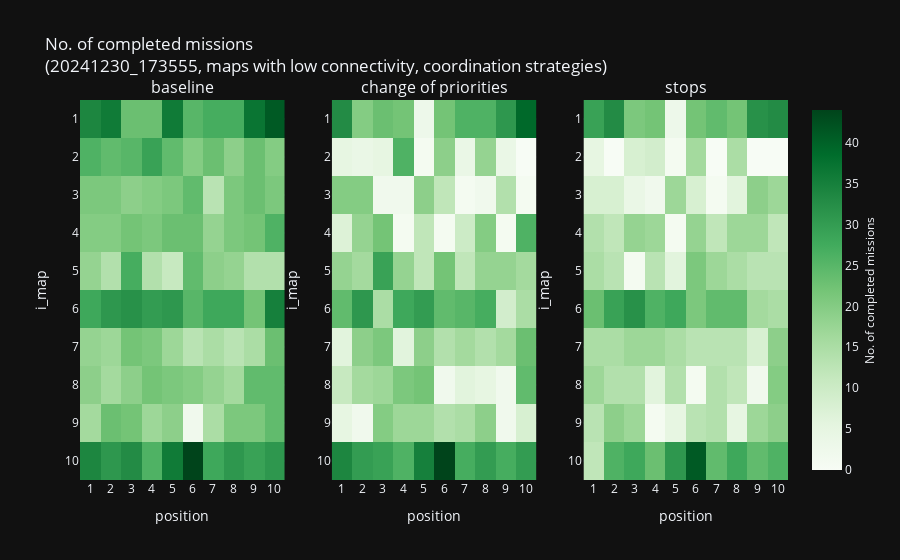
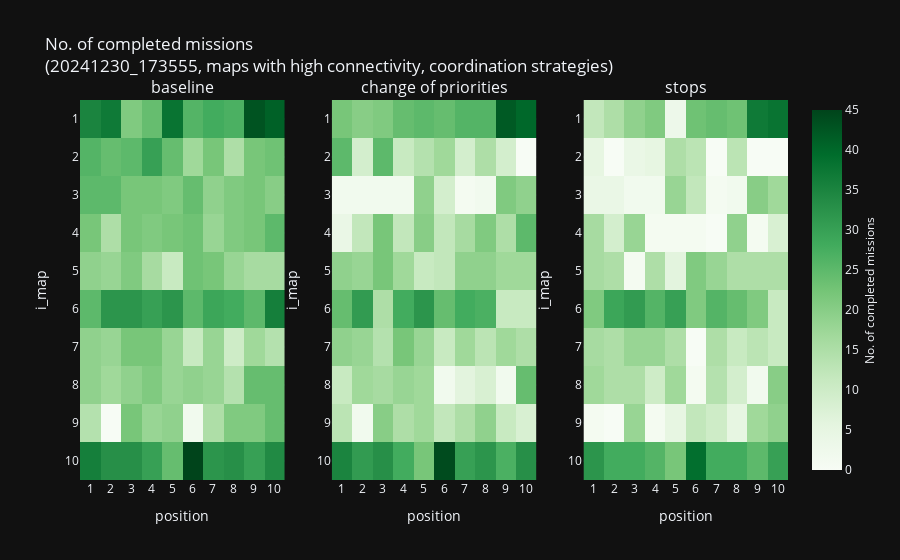

Notebook cell for these charts, in order:
### Code cell
def plot_df(*, runname, df, col_strategy, strategy, col_i, col_j, col_data):
    df = df[df[col_strategy] == strategy]
    df = df[~df['passhum']]
    heatmap_data = df[[col_i, col_j, col_data]].pivot(
        index=col_i, columns=col_j, values=col_data
    )

    # Create an interactive heatmap
    fig = px.imshow(
        heatmap_data,
        labels={"x": col_j, "y": col_i, "color": col_data},
        title=f"{runname}: {strategy}: {col_data}",
    )
    
    fig.update_traces(
        hovertemplate=(
            col_i + ": %{y}<br>" + col_j + ": %{x}<br>" + col_data + ": %{z}<extra></extra>"
        )
    )
    
    return heatmap_data, fig


def plot_df_all(runname, are_bridges, label_are_bridges):
    key2df = get_key2df(runname)
    df = key2df[are_bridges, True]
    """
    display(df)
    display(df.columns)
    df = df.drop(columns=['i_map', 'Positions variant', 'Coordination strategy']).reset_index()
    df['Coordination strategy'] = df['Coordination strategy'].apply(lambda s: 'baseline' if s == 'no' else s)
    df = df.sort_values(by=['i_map', 'Positions variant', 'Coordination strategy'])
    df = df.set_index(['i_map', 'Positions variant', 'Coordination strategy'])
    """
    
    # df = df[~df['passhum']]
    
    col_strategy = 'forcing'
    col_i = 'i_map'
    col_j = 'position'
    col_data ='No. of completed missions'
    
    strategies = df[col_strategy].unique()
    
    # Create subplots
    fig = make_subplots(
        rows=1,
        cols=len(strategies),
        subplot_titles=[f"{strategy}" for strategy in strategies],
        #shared_yaxes=True
    )
    
    for idx, strategy in enumerate(strategies):
        heatmap_data, heatmap_fig = plot_df(
            runname=runname, df=df, 
            col_strategy=col_strategy, strategy=strategy, 
            col_i=col_i, col_j=col_j, col_data=col_data,
        )
          
        # Add heatmap to the subplot
        for trace in heatmap_fig.data:
            trace.update(coloraxis="coloraxis")  # Link each subplot to the shared color axis
            fig.add_trace(trace, row=1, col=idx + 1)
        
        # Apply axis settings to each subplot
        xaxis_key = f"xaxis{idx + 1}" if idx > 0 else "xaxis"
        yaxis_key = f"yaxis{idx + 1}" if idx > 0 else "yaxis"
        
        fig.update_layout(**{
            xaxis_key: dict(
                title=col_j,
                tickmode="array",
                tickvals=list(heatmap_data.columns),
                ticktext=heatmap_data.columns.tolist(),
            ),
            yaxis_key: dict(
                title=col_i,
                tickmode="array",
                tickvals=list(heatmap_data.index),
                ticktext=heatmap_data.index.tolist(),
                autorange="reversed",  # Reverse the y-axis for top-to-bottom ticks
            )
        })
    
    # Update layout with shared color scale
    fig.update_layout(
        title=f"{col_data}<br>({runname}, {label_are_bridges}, coordination strategies)",
        coloraxis=dict(
            colorscale="Greens",  # Apply "Greens" color scale to the shared color axis
            colorbar=dict(
                title=col_data,
                titleside="right",  # Position the colorbar title vertically to the left
                titlefont=dict(size=12)  # Optional: Adjust font size for better appearance
            )
        )
    )
    
    # Display the figure
    fig.show()


"""
- No. of completed missions
- Average mission length
- Average CS density score

Hypotheses:
- less Average mission length -> more No. of completed
- less Average CS density score -> more No. of completed missions (& less collisions, etc.) 
"""

# Call the function
plot_df_all('20241230_173555', are_bridges=False, label_are_bridges='maps with low connectivity')
plot_df_all('20241230_173555', are_bridges=True, label_are_bridges='maps with high connectivity')

### Figure 1 — Plotly figure (JSON) as saved in the notebook; plotly's stock layout.template omitted (floating-point values rounded to 4 significant figures)
{"data": [{"coloraxis": "coloraxis", "hovertemplate": "i_map: %{y}<br>position: %{x}<br>No. of completed missions: %{z}<extra></extra>", "name": "0", "x": [1, 2, 3, 4, 5, 6, 7, 8, 9, 10], "xaxis": "x", "y": [1, 2, 3, 4, 5, 6, 7, 8, 9, 10], "yaxis": "y", "z": [[34, 36, 23, 23, 36, 25, 27, 27, 37, 41], [26, 24, 25, 29, 24, 20, 23, 19, 23, 20], [21, 21, 19, 20, 21, 24, 13, 21, 23, 21], [20, 20, 22, 21, 23, 23, 18, 21, 22, 26], [18, 14, 27, 14, 11, 24, 19, 18, 14, 14], [28, 31, 32, 30, 31, 25, 28, 28, 22, 35], [18, 17, 22, 21, 17, 13, 15, 13, 15, 23], [19, 16, 19, 22, 21, 20, 18, 16, 24, 24], [16, 23, 22, 17, 19, 2, 15, 21, 21, 24], [34, 31, 33, 26, 36, 44, 28, 31, 29, 31]], "type": "heatmap"}, {"coloraxis": "coloraxis", "hovertemplate": "i_map: %{y}<br>position: %{x}<br>No. of completed missions: %{z}<extra></extra>", "name": "0", "x": [1, 2, 3, 4, 5, 6, 7, 8, 9, 10], "xaxis": "x2", "y": [1, 2, 3, 4, 5, 6, 7, 8, 9, 10], "yaxis": "y2", "z": [[33, 20, 23, 22, 3, 22, 26, 26, 31, 39], [5, 4, 5, 26, 1, 19, 4, 18, 4, 0], [20, 20, 2, 2, 19, 12, 1, 2, 14, 1], [7, 18, 22, 1, 12, 1, 10, 20, 1, 26], [18, 16, 29, 18, 12, 22, 12, 18, 18, 16], [24, 31, 15, 28, 30, 24, 25, 27, 9, 15], [6, 19, 21, 6, 19, 14, 16, 14, 16, 23], [11, 16, 17, 21, 22, 2, 6, 5, 2, 24], [5, 2, 20, 17, 17, 14, 15, 19, 2, 8], [34, 30, 29, 26, 35, 44, 27, 30, 27, 30]], "type": "heatmap"}, {"coloraxis": "coloraxis", "hovertemplate": "i_map: %{y}<br>position: %{x}<br>No. of completed missions: %{z}<extra></extra>", "name": "0", "x": [1, 2, 3, 4, 5, 6, 7, 8, 9, 10], "xaxis": "x3", "y": [1, 2, 3, 4, 5, 6, 7, 8, 9, 10], "yaxis": "y3", "z": [[29, 33, 21, 22, 3, 22, 24, 22, 32, 33], [5, 0, 8, 9, 1, 16, 0, 15, 0, 0], [8, 8, 4, 2, 17, 8, 1, 6, 19, 17], [14, 12, 18, 17, 1, 18, 12, 17, 17, 12], [15, 13, 1, 13, 6, 21, 17, 15, 13, 13], [23, 29, 32, 26, 28, 21, 24, 24, 16, 15], [15, 15, 17, 17, 15, 13, 13, 13, 8, 19], [17, 14, 14, 6, 14, 1, 14, 12, 2, 20], [13, 19, 17, 1, 5, 13, 14, 5, 17, 19], [12, 26, 28, 23, 31, 41, 24, 28, 24, 26]], "type": "heatmap"}], "layout": {"xaxis": {"anchor": "y", "domain": [0.0, 0.2889], "title": {"text": "position"}, "tickmode": "array", "tickvals": [1, 2, 3, 4, 5, 6, 7, 8, 9, 10], "ticktext": [1, 2, 3, 4, 5, 6, 7, 8, 9, 10]}, "yaxis": {"anchor": "x", "domain": [0.0, 1.0], "title": {"text": "i_map"}, "tickmode": "array", "tickvals": [1, 2, 3, 4, 5, 6, 7, 8, 9, 10], "ticktext": [1, 2, 3, 4, 5, 6, 7, 8, 9, 10], "autorange": "reversed"}, "xaxis2": {"anchor": "y2", "domain": [0.3556, 0.6444], "title": {"text": "position"}, "tickmode": "array", "tickvals": [1, 2, 3, 4, 5, 6, 7, 8, 9, 10], "ticktext": [1, 2, 3, 4, 5, 6, 7, 8, 9, 10]}, "yaxis2": {"anchor": "x2", "domain": [0.0, 1.0], "title": {"text": "i_map"}, "tickmode": "array", "tickvals": [1, 2, 3, 4, 5, 6, 7, 8, 9, 10], "ticktext": [1, 2, 3, 4, 5, 6, 7, 8, 9, 10], "autorange": "reversed"}, "xaxis3": {"anchor": "y3", "domain": [0.7111, 1.0], "title": {"text": "position"}, "tickmode": "array", "tickvals": [1, 2, 3, 4, 5, 6, 7, 8, 9, 10], "ticktext": [1, 2, 3, 4, 5, 6, 7, 8, 9, 10]}, "yaxis3": {"anchor": "x3", "domain": [0.0, 1.0], "title": {"text": "i_map"}, "tickmode": "array", "tickvals": [1, 2, 3, 4, 5, 6, 7, 8, 9, 10], "ticktext": [1, 2, 3, 4, 5, 6, 7, 8, 9, 10], "autorange": "reversed"}, "annotations": [{"font": {"size": 16}, "showarrow": false, "text": "baseline", "x": 0.1444, "xanchor": "center", "xref": "paper", "y": 1.0, "yanchor": "bottom", "yref": "paper"}, {"font": {"size": 16}, "showarrow": false, "text": "change of priorities", "x": 0.5, "xanchor": "center", "xref": "paper", "y": 1.0, "yanchor": "bottom", "yref": "paper"}, {"font": {"size": 16}, "showarrow": false, "text": "stops", "x": 0.8556, "xanchor": "center", "xref": "paper", "y": 1.0, "yanchor": "bottom", "yref": "paper"}], "coloraxis": {"colorbar": {"title": {"text": "No. of completed missions", "side": "right", "font": {"size": 12}}}, "colorscale": [[0.0, "rgb(247,252,245)"], [0.125, "rgb(229,245,224)"], [0.25, "rgb(199,233,192)"], [0.375, "rgb(161,217,155)"], [0.5, "rgb(116,196,118)"], [0.625, "rgb(65,171,93)"], [0.75, "rgb(35,139,69)"], [0.875, "rgb(0,109,44)"], [1.0, "rgb(0,68,27)"]]}, "title": {"text": "No. of completed missions<br>(20241230_173555, maps with low connectivity, coordination strategies)"}}}

### Figure 2 — Plotly figure (JSON) as saved in the notebook; plotly's stock layout.template omitted (floating-point values rounded to 4 significant figures)
{"data": [{"coloraxis": "coloraxis", "hovertemplate": "i_map: %{y}<br>position: %{x}<br>No. of completed missions: %{z}<extra></extra>", "name": "0", "x": [1, 2, 3, 4, 5, 6, 7, 8, 9, 10], "xaxis": "x", "y": [1, 2, 3, 4, 5, 6, 7, 8, 9, 10], "yaxis": "y", "z": [[35, 37, 21, 24, 38, 26, 28, 27, 43, 41], [26, 24, 25, 30, 24, 17, 22, 15, 22, 23], [25, 25, 22, 22, 21, 24, 19, 21, 22, 20], [22, 15, 22, 21, 22, 23, 18, 21, 22, 25], [19, 18, 21, 16, 11, 23, 22, 18, 16, 16], [25, 32, 32, 30, 32, 25, 29, 28, 25, 36], [19, 18, 22, 22, 18, 11, 18, 10, 17, 14], [19, 17, 19, 21, 18, 19, 18, 14, 24, 24], [14, 0, 22, 18, 19, 2, 15, 21, 21, 24], [36, 33, 33, 30, 24, 45, 32, 33, 30, 34]], "type": "heatmap"}, {"coloraxis": "coloraxis", "hovertemplate": "i_map: %{y}<br>position: %{x}<br>No. of completed missions: %{z}<extra></extra>", "name": "0", "x": [1, 2, 3, 4, 5, 6, 7, 8, 9, 10], "xaxis": "x2", "y": [1, 2, 3, 4, 5, 6, 7, 8, 9, 10], "yaxis": "y2", "z": [[22, 20, 21, 24, 25, 24, 26, 26, 42, 40], [25, 9, 25, 11, 14, 17, 9, 15, 9, 0], [2, 2, 2, 2, 19, 9, 1, 2, 21, 19], [4, 12, 22, 12, 20, 12, 16, 21, 15, 25], [19, 18, 22, 17, 11, 12, 19, 19, 17, 17], [24, 31, 15, 28, 32, 24, 28, 27, 11, 11], [19, 18, 14, 22, 18, 11, 17, 13, 17, 15], [11, 17, 16, 18, 17, 2, 6, 8, 2, 24], [13, 2, 20, 15, 17, 12, 15, 19, 11, 8], [35, 31, 33, 28, 22, 44, 30, 32, 27, 33]], "type": "heatmap"}, {"coloraxis": "coloraxis", "hovertemplate": "i_map: %{y}<br>position: %{x}<br>No. of completed missions: %{z}<extra></extra>", "name": "0", "x": [1, 2, 3, 4, 5, 6, 7, 8, 9, 10], "xaxis": "x3", "y": [1, 2, 3, 4, 5, 6, 7, 8, 9, 10], "yaxis": "y3", "z": [[12, 15, 19, 21, 3, 23, 24, 23, 37, 38], [5, 0, 4, 5, 15, 13, 0, 13, 0, 0], [4, 4, 2, 2, 18, 12, 1, 2, 20, 17], [16, 9, 18, 1, 1, 1, 0, 19, 1, 8], [16, 15, 1, 15, 6, 21, 18, 15, 15, 15], [21, 29, 31, 26, 30, 21, 26, 24, 21, 11], [16, 15, 18, 18, 15, 0, 15, 11, 13, 11], [17, 15, 15, 10, 17, 1, 14, 9, 2, 20], [1, 0, 18, 1, 5, 12, 10, 5, 17, 19], [32, 28, 28, 26, 22, 39, 28, 28, 25, 30]], "type": "heatmap"}], "layout": {"xaxis": {"anchor": "y", "domain": [0.0, 0.2889], "title": {"text": "position"}, "tickmode": "array", "tickvals": [1, 2, 3, 4, 5, 6, 7, 8, 9, 10], "ticktext": [1, 2, 3, 4, 5, 6, 7, 8, 9, 10]}, "yaxis": {"anchor": "x", "domain": [0.0, 1.0], "title": {"text": "i_map"}, "tickmode": "array", "tickvals": [1, 2, 3, 4, 5, 6, 7, 8, 9, 10], "ticktext": [1, 2, 3, 4, 5, 6, 7, 8, 9, 10], "autorange": "reversed"}, "xaxis2": {"anchor": "y2", "domain": [0.3556, 0.6444], "title": {"text": "position"}, "tickmode": "array", "tickvals": [1, 2, 3, 4, 5, 6, 7, 8, 9, 10], "ticktext": [1, 2, 3, 4, 5, 6, 7, 8, 9, 10]}, "yaxis2": {"anchor": "x2", "domain": [0.0, 1.0], "title": {"text": "i_map"}, "tickmode": "array", "tickvals": [1, 2, 3, 4, 5, 6, 7, 8, 9, 10], "ticktext": [1, 2, 3, 4, 5, 6, 7, 8, 9, 10], "autorange": "reversed"}, "xaxis3": {"anchor": "y3", "domain": [0.7111, 1.0], "title": {"text": "position"}, "tickmode": "array", "tickvals": [1, 2, 3, 4, 5, 6, 7, 8, 9, 10], "ticktext": [1, 2, 3, 4, 5, 6, 7, 8, 9, 10]}, "yaxis3": {"anchor": "x3", "domain": [0.0, 1.0], "title": {"text": "i_map"}, "tickmode": "array", "tickvals": [1, 2, 3, 4, 5, 6, 7, 8, 9, 10], "ticktext": [1, 2, 3, 4, 5, 6, 7, 8, 9, 10], "autorange": "reversed"}, "annotations": [{"font": {"size": 16}, "showarrow": false, "text": "baseline", "x": 0.1444, "xanchor": "center", "xref": "paper", "y": 1.0, "yanchor": "bottom", "yref": "paper"}, {"font": {"size": 16}, "showarrow": false, "text": "change of priorities", "x": 0.5, "xanchor": "center", "xref": "paper", "y": 1.0, "yanchor": "bottom", "yref": "paper"}, {"font": {"size": 16}, "showarrow": false, "text": "stops", "x": 0.8556, "xanchor": "center", "xref": "paper", "y": 1.0, "yanchor": "bottom", "yref": "paper"}], "coloraxis": {"colorbar": {"title": {"text": "No. of completed missions", "side": "right", "font": {"size": 12}}}, "colorscale": [[0.0, "rgb(247,252,245)"], [0.125, "rgb(229,245,224)"], [0.25, "rgb(199,233,192)"], [0.375, "rgb(161,217,155)"], [0.5, "rgb(116,196,118)"], [0.625, "rgb(65,171,93)"], [0.75, "rgb(35,139,69)"], [0.875, "rgb(0,109,44)"], [1.0, "rgb(0,68,27)"]]}, "title": {"text": "No. of completed missions<br>(20241230_173555, maps with high connectivity, coordination strategies)"}}}
